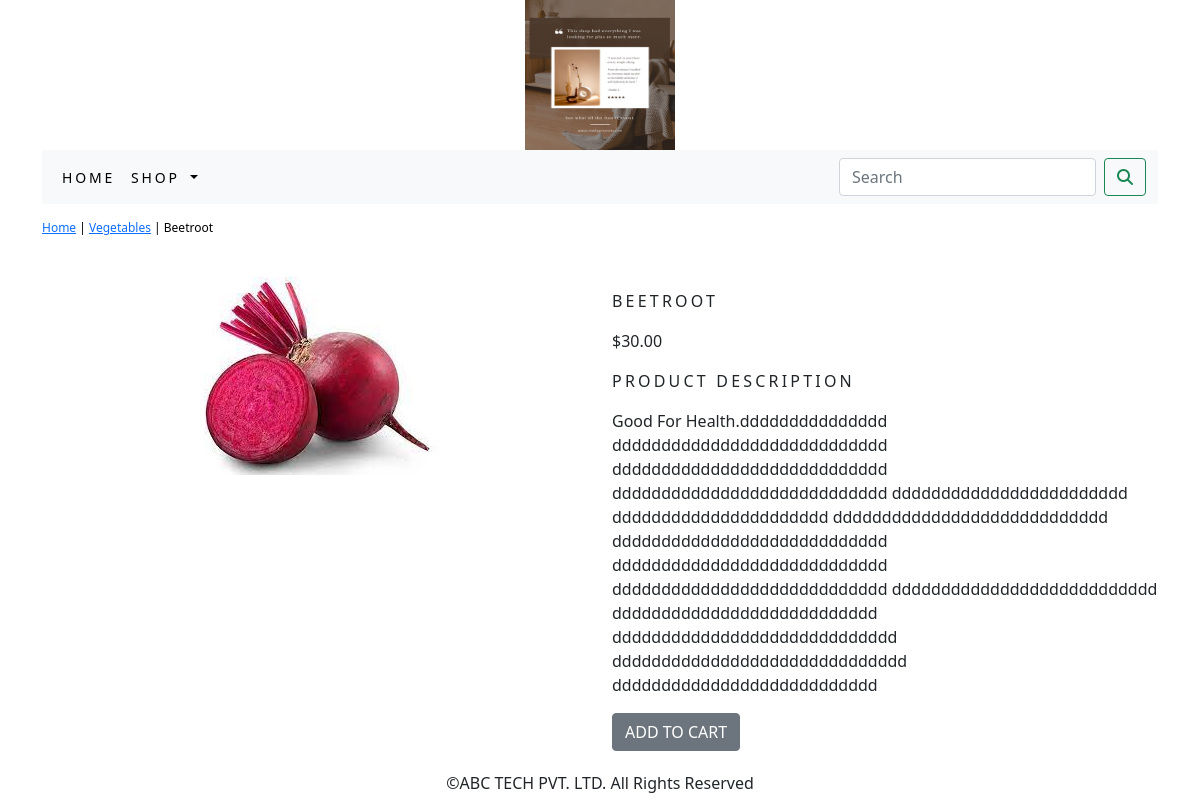
The page /shopapp/vegetables/beetroot/ on the database its author committed.
### shopapp/models.py (models this page shows, shortened)
class Product(models.Model):
    name = models.CharField(max_length=250,unique=True)
    slug = models.SlugField(max_length=250,unique=True)
    description = models.TextField(blank=True)
    price = models.DecimalField(max_digits=10,decimal_places=2)
    category = models.ForeignKey(Category,on_delete=models.CASCADE)
    image = models.ImageField(upload_to='product',blank=True)
    stock = models.IntegerField()
    available = models.BooleanField(default=True)
    created = models.DateTimeField(auto_now_add=True)
    updated = models.DateTimeField(auto_now=True)
    class Meta:
        ordering = ('name',)
        verbose_name = 'product'
        verbose_name_plural = 'products'

class Category(models.Model):
    name = models.CharField(max_length=250,unique=True)
    slug = models.SlugField(max_length=250,unique=True)
    description = models.TextField(blank=True)
    image = models.ImageField(upload_to='category',blank=True)
    class Meta:
        ordering = ('name',)
        verbose_name = 'category'
        verbose_name_plural = 'categories'
    def get_url(self):
        return reverse('shopapp:products_by_category',args=[self.slug])
    def __str__(self):
        return '{}'.format(self.name)

### shopapp/views.py (the view)
# urls.py: path('<slug:c_slug>/<slug:product_slug>/',views.proDetail,name='prodcatdetail'),
def proDetail(request,c_slug,product_slug):
    try:
        product = Product.objects.get(category__slug =c_slug, slug=product_slug)
    except Exception as e:
        raise e
    return render(request,'product.html',{'product':product})

### cart_app/context_processors.py (called while the page is built)
def counter(request):
    item_count = 0
    if 'admim' in request.path:
        return {}
    else:
        try:
            cart = Cart.objects.filter(cart_id = _cart_id(request))
            cart_items = CartItem.objects.all().filter(cart=cart[:1])
            for cart_item in cart_items:
                item_count += cart_item.quantity
        except Cart.DoesNotExist:
                item_count = 0
    return dict(item_count=item_count)

### cart_app/views.py (called while the page is built)
def _cart_id(request):
    cart= request.session.session_key
    if not cart:
        cart = request.session.create()
    return cart

### shopapp/context_processors.py (called while the page is built)
def menu_links(request):
    links = Category.objects.all()
    return dict(links=links)

### templates/product.html (shortened to what this page needs)
{% extends 'base.html' %}
{% load static %}
{% block content %}
<div class="row my_prod_row_class">
    <div class="mx_auto">
        <p> <a href="{% url 'shopapp:allProductCat' %}">Home</a> | <a href="{{product.category.get_url}}">{{product.category}}</a> | {{product.name}}</p>
</div>
<div class="container">
    <br>
<div class="row">
    <div class="col-12 col-sm-12 col-md-12 col-lg-6 text-center">
        <div style="min-width:18rem">
            <img src="{{product.image.url}}" alt="{{product.name}}" >
</div>
    </div>
        <div class="col-12 col-sm-12 col-md-12 col-lg-6">
            <div>
            <h1 class="my_prod_title">{{product.name}}</h1>
            <p>${{product.price}}</p>
            <p class="my_title">Product Description</p>
            <p class="text-justify my_rod_text">{{product.description}}</p>
            {% if product.stock <= 0 %}
            <p class="text-justify my_prod_text"><b>OUT OF STOCK</b></p>
            {% else %}
            <a class="btn btn-secondary" href="{% url 'cart_app:add_cart' product.id %}"> ADD TO CART </a>
            {% endif %}
        </div>
            </div>
</div>
    </div>
</div>
{% endblock %}

### static/css/custom.css (style rules this page uses)
body { font-family: 'Roboto', sans-serif; }
.my_title { font-size: 16px; text-transform:uppercase; letter-spacing: .2em; }
.my_prod_row_class { padding-top:15px; padding-bottom:20px; }
.my_prod_row_class .mx_auto { color:black; font-size:12px; text-decoration:none; }
.my_prod_title { font-size:16px; text-transform:uppercase; letter-spacing: .2em; padding-top: 15px; padding-bottom: 10px; }

### rows shown on the page
Product: category "Vegetables", name "Beetroot", image (picture), name "BEETROOT", price "30.00", description "Good For Health.ddddddddddddddd dddddddddddddddddddddddddddd dddddddddddddddddddddddddddd dddddddddddddddddddddddddddd dddddddddddddddddddddddd dddddddddddddddddddddd dddddddddddddddddddddddddddd dddddddddddddddddddddddddddd dddddddddddddddddddddddddddd dddddddddddddddddddddddddddd ddddddddddddddddddddddddddd ddddddddddddddddddddddddddd ddddddddddddddddddddddddddddd dddddddddddddddddddddddddddddd ddddddddddddddddddddddddddd"
